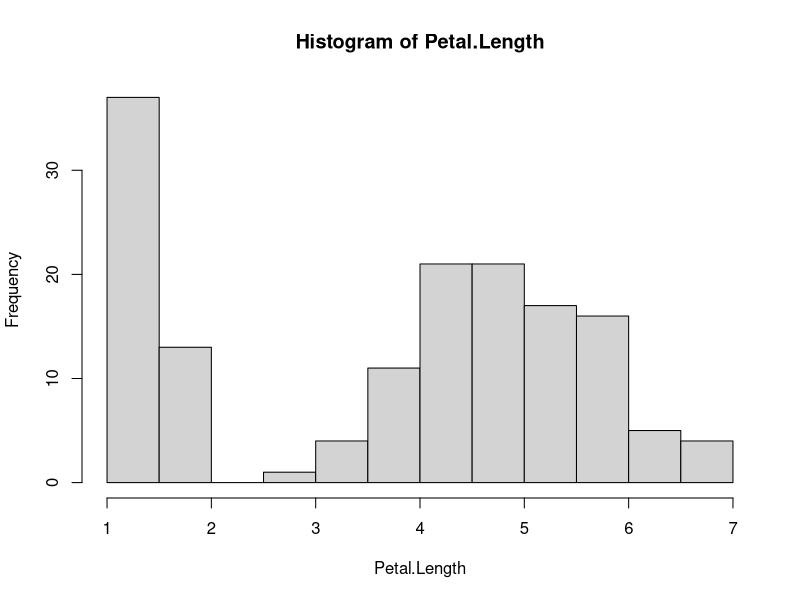

R code for this plot:
data(iris)

Petal.Length <- c(iris$Petal.Length)
mean(Petal.Length)
petal_length_mean <- mean(Petal.Length)

hist(Petal.Length)
